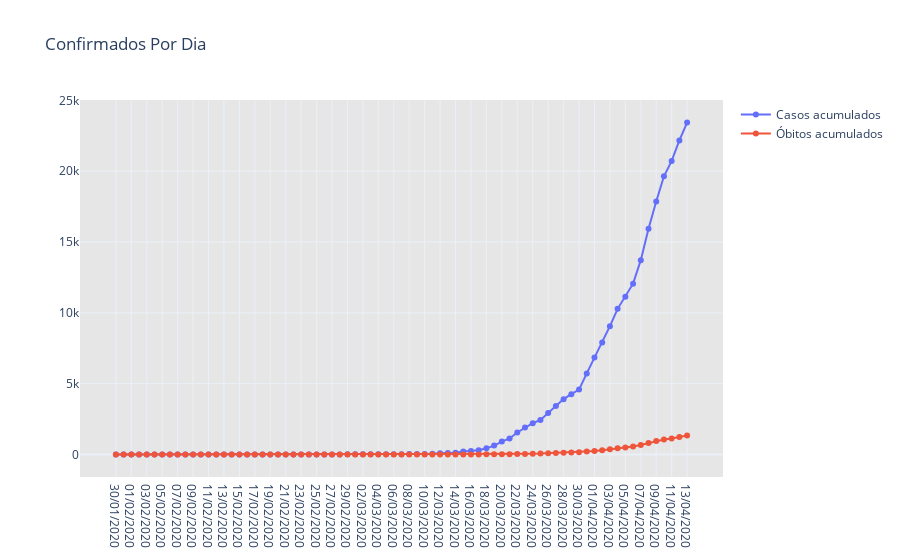

The notebook cell saved with this chart:
### Markdown cell above
# Gráficos Brasil

### Code cell
fig = go.Figure(
    [
        go.Scatter(x = dados.data, y = casosTotal['casosAcumulados'], mode = 'markers+lines', name="Casos acumulados"),
        go.Scatter(x = dados.data, y = mortesTotal['obitosAcumulados'], mode = 'markers+lines', name="Óbitos acumulados"),
    ]
)


fig.update_layout(title='Confirmados Por Dia',
                   plot_bgcolor='rgb(230, 230,230)',
                   showlegend=True, template="plotly_white")

fig.show()

plotly.offline.plot(fig, filename='HTML/AcumuladoBrasilDia.html', auto_open=False)

### Figure 1 — Plotly figure (JSON) as saved in the notebook; plotly's stock layout.template omitted (floating-point values rounded to 4 significant figures; data arrays with more than 128 entries replaced by an {"elided": "..."} marker saying what was removed)
{"data": [{"mode": "markers+lines", "name": "Casos acumulados", "type": "scatter", "x": {"elided": "2025 str values"}, "y": [0, 0, 0, 0, 0, 0, 0, 0, 0, 0, 0, 0, 0, 0, 0, 0, 0, 0, 0, 0, 0, 0, 0, 0, 0, 0, 0, 1, 1, 1, 2, 2, 2, 2, 3, 7, 13, 19, 25, 25, 34, 52, 77, 98, 121, 200, 234, 291, 428, 621, 904, 1128, 1546, 1891, 2201, 2433, 2915, 3417, 3903, 4256, 4579, 5717, 6834, 7910, 9056, 10278, 11130, 12056, 13717, 15927, 17857, 19638, 20727, 22169, 23430]}, {"mode": "markers+lines", "name": "Óbitos acumulados", "type": "scatter", "x": {"elided": "2025 str values"}, "y": [0, 0, 0, 0, 0, 0, 0, 0, 0, 0, 0, 0, 0, 0, 0, 0, 0, 0, 0, 0, 0, 0, 0, 0, 0, 0, 0, 0, 0, 0, 0, 0, 0, 0, 0, 0, 0, 0, 0, 0, 0, 0, 0, 0, 0, 0, 0, 1, 4, 6, 11, 18, 25, 34, 46, 57, 77, 92, 114, 136, 159, 201, 241, 299, 359, 432, 486, 553, 667, 800, 941, 1056, 1124, 1223, 1328]}], "layout": {"plot_bgcolor": "rgb(230, 230,230)", "showlegend": true, "title": {"text": "Confirmados Por Dia"}}}
